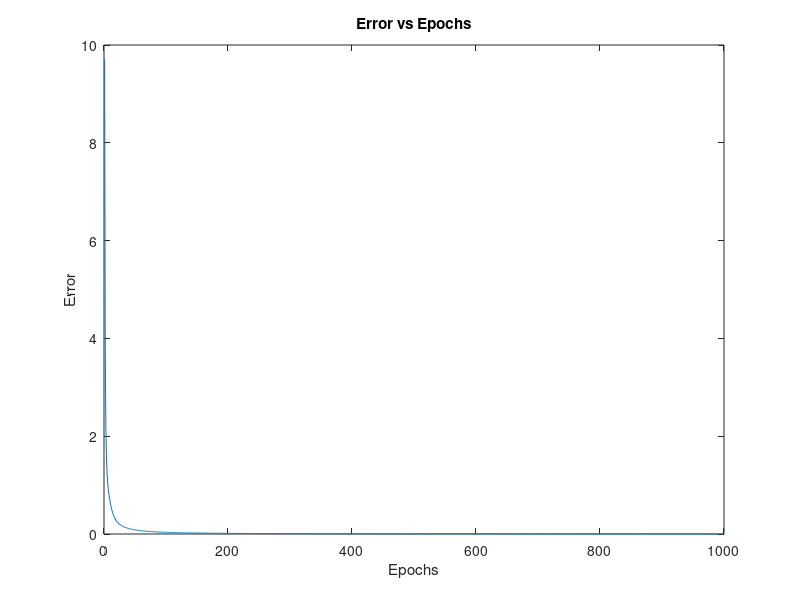

Source code (MATLAB):
clc
clear all
close all

Test=load('test_data.mat');
Train=load('training_data.mat');
lambda=0.3;
T=@(x) -1*ones(1,length(x))+2./(1+exp(-lambda*x));
wqp=randn(49,4);
wpj=randn(49,49);
alpha=0.1;
str='training_';
ind=['M' 'E' '1' '7'];
rq=zeros(4,1);
Errs=[];
Err=10;
epochs=1;
tol=0.0001;
while epochs <=1000 && Err>=tol
    Err=0;
    for i=1:4
        rq(i)=1;
        for j=1:4
            str1=strcat(str,ind(i),num2str(j));
            I=getfield(Train,str1);
            I=I(:);
            %%%%%forward
            Op=T(I'*wpj)';
            Oq=T(Op'*wqp)';

            %%%%%backward
            dq=0.5*(rq-Oq).*(ones(4,1)+Oq).*(ones(4,1)-Oq);
            dwqp=alpha*Op*dq';
            wqpnew=wqp+dwqp;

            su=zeros(length(Op),1);
            for i1=1:4
                su=su+wqp(:,i1)*dq(i1);
            end
            dp=0.5*su.*(ones(49,1)+Op).*(ones(49,1)-Op);
            dwpj=alpha*I*dp';
            wpj=wpj+dwpj;
            wqp=wqpnew;
            Err=Err+0.5*sum((rq-Oq).^2);
        end
        %disp(rq)        
        rq=zeros(4,1);
    end
    disp('Epoch ')    
    disp(epochs)
    Errs=[Errs Err];
    epochs=epochs+1;
end

disp('Converges in epoch ')
disp(epochs-1)

figure;

plot(Errs)
title('Error vs Epochs')
xlabel('Epochs')
ylabel('Error')
save('NN_weights.mat','wpj','wqp');